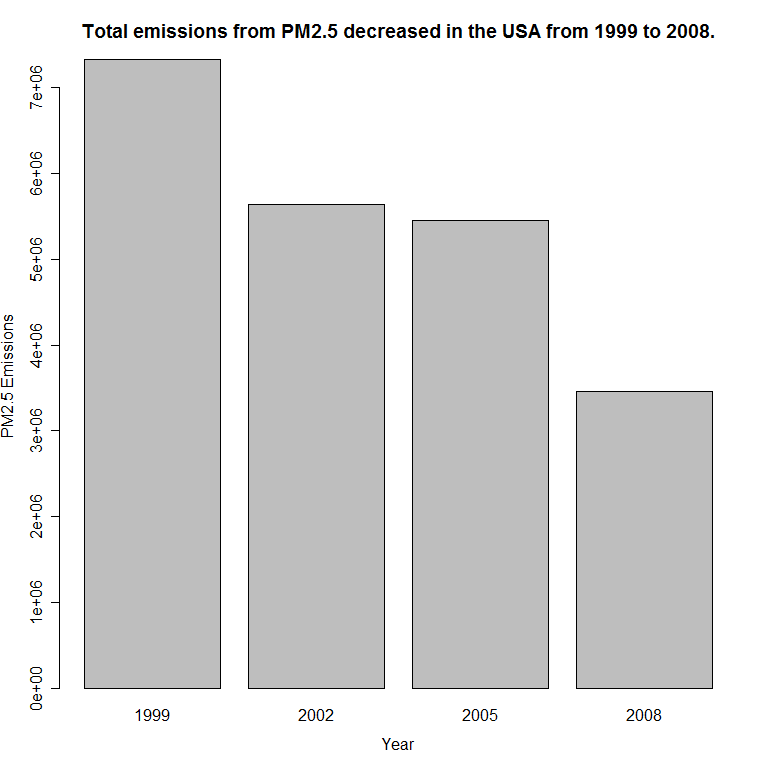

Write the R code that produced this figure.
## Plotting
print("Plotting ...")
barplot(
  tapply(
    NEI$Emissions, 
    NEI$year, 
    sum), 
  xlab = "Year",
  ylab = "PM2.5 Emissions", 
  main = "Total emissions from PM2.5 decreased in the USA from 1999 to 2008."
)

## Saving ...
print("Saving to plot1.png file ...")
dev.copy(png, file = "plot1.png", height = 768, width = 768, units = "px", bg = "transparent")
dev.off()